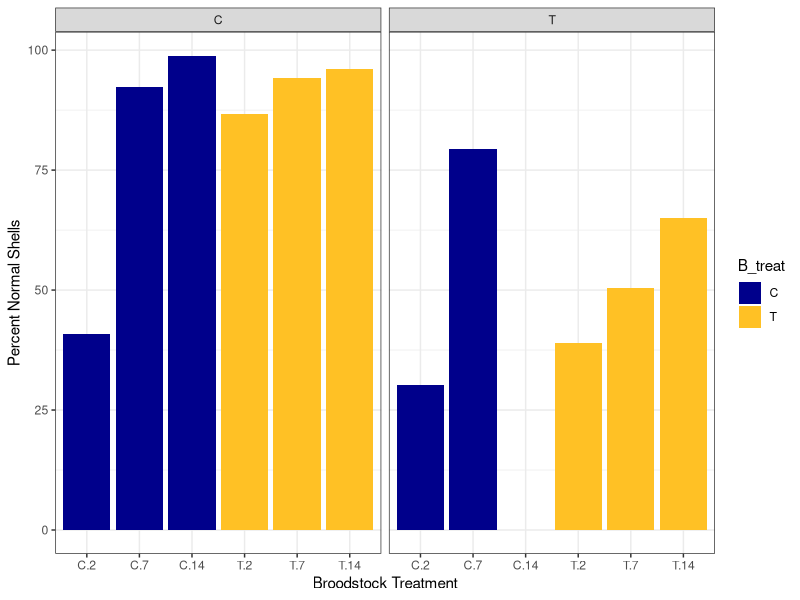
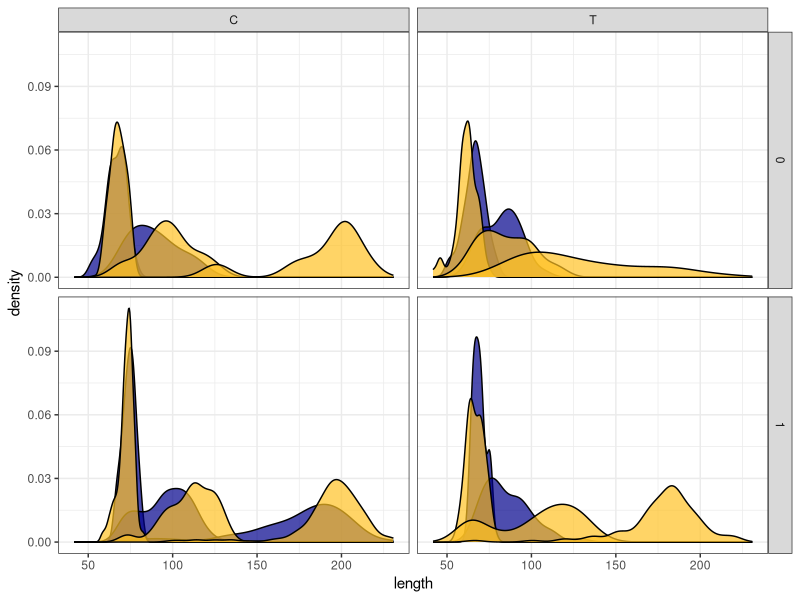

The R script that drew these images, in order:
#load libraries
library(ggplot2)
library(stats)
library(dplyr)

#read in data
larv.dat<-read.csv('shell_data.csv')

#replace a (abnormal) with 0 and n (normal) with 1
larv.dat$normality<-gsub('a', 0, larv.dat$normality)
larv.dat$normality<-gsub('n', 1, larv.dat$normality)
larv.dat$normality<-as.factor(larv.dat$normality)

#generalized linear model of shell normality with possible effects of parent priming, larval treatment, and time
glm.larv<-glm(normality ~ as.factor(B_treat) * as.factor(L_treat) + day + (1|as.numeric(ID)), family=binomial, data=larv.dat)
summary(glm.larv)

#reformat data so normality is a percentage
res_perc<- larv.dat %>%
  group_by(L_treat, B_treat, day) %>%
  summarise(
    total = n(),
    normal_count=sum(normality == 1),
    percent_normal=100*normal_count/total
  )

level_order<-c('C.2', 'C.7', 'C.14', 'T.2', 'T.7', 'T.14')

#bar plot of percent normal shells by parenta and larval treatment
ggplot(data=res_perc, aes(x=factor(interaction(B_treat,day), level=level_order), y=percent_normal, fill=B_treat)) +
  geom_bar(stat='identity', position=position_dodge()) +
  theme_bw() +
  facet_wrap(~L_treat) +
  ylab('Percent Normal Shells') +
  xlab('Broodstock Treatment') +
  scale_fill_manual(values=c('darkblue', 'goldenrod1')) 

#consider size distribution and shell normality
ggplot(data=larv.dat, aes(x=length, fill=interaction(day,B_treat))) +
  geom_density(alpha=0.7) +
  #facet_wrap(~normality+L_treat, scales='free_y', strip.position='right') +
  facet_grid(normality~L_treat)+
  theme_bw() +
  scale_fill_manual(values=c(rep('darkblue',3), rep('goldenrod1',3))) +
  theme(legend.position="none")
